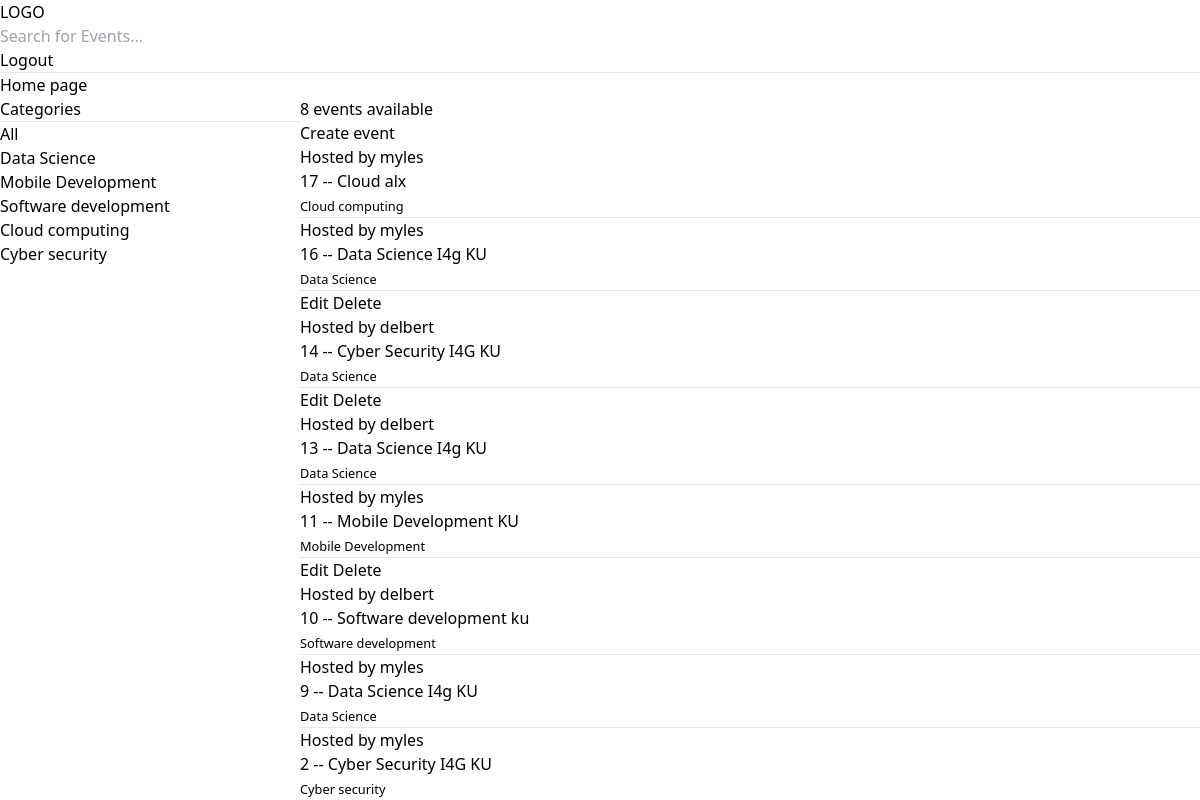
Screenshot of / (signed in) with the database file from the repository.
### base/models.py (models this page shows, shortened)
class Topic(models.Model):
    name = models.CharField(max_length=100)

class Event(models.Model):
    host = models.ForeignKey(User, on_delete=models.SET_NULL, null=True)
    topic = models.ForeignKey(Topic, on_delete=models.SET_NULL, null=True)
    name = models.CharField(max_length=50)
    description = models.TextField(null=True, blank=True)
    updated = models.DateTimeField(auto_now=True)
    created = models.DateTimeField(auto_now_add=True)
    class Meta:
        ordering = ['-updated', '-created']

### base/views.py (the view)
# urls.py: path('', views.home, name="home"),
def home(request):
    events = Event.objects.all()
    topics = Topic.objects.all()
    q = request.GET.get('q') if request.GET.get('q') != None else '' #variable to query
    events = Event.objects.filter(Q(topic__name__icontains=q) | Q(name__icontains=q) | Q(host__username__icontains=q)) #Filters the events according to the topic name
    event_count = events.count()
    context = {'events': events, 'topics':topics, 'event_count':event_count}
    return render(request, 'base/home.html',context)

### base/templates/base/home.html (shortened to what this page needs)
{% extends 'main.html'  %}
{% block content  %}
<h1>Home page</h1>
<div class="home-container">
    <div>
        Categories
        <hr>
        <div>
            <a href="{% url 'home'%}">All</a>
        </div>
        {% for topic in topics%}
            <div>
                <a href="{% url 'home'%}?q={{topic.name}}" class="text-red-600">{{topic.name}}</a>
            </div>
        {% endfor %}
    </div>
    <div>
        <h3> {{event_count}} events available</h3>
        <a href="{% url 'create-event' %}">Create event</a>
    {% for event in events %}
    <div>
        {% if user.is_authenticated %}
            {% if user == event.host %}
            <a href="{% url 'update-event' event.id%}">Edit</a>
            <a href="{% url 'delete-event' event.id %}">Delete</a>
            {% endif %}
        {% endif%}
        <h6>Hosted by {{event.host.username}}</h6>
        <h5> {{event.id}} -- <a href="{% url 'event' event.id %}"> {{event.name}}</a></h5>
        <small>{{event.topic.name}}</small>
        <hr>
    </div>
    {% endfor %}
    </div>
</div>
{%  endblock %}

### base/templates/base/home.html (style rules this page uses)
.home-container { display: grid; grid-template-columns: 1fr 3fr; }

### rows the page displays
Topic: name "Data Science"
Topic: name "Mobile Development"
Topic: name "Software development"
Topic: name "Cloud computing"
Topic: name "Cyber security"
Event: host.username "myles", id "17", name "Cloud alx", topic.name "Cloud computing"
Event: host.username "myles", id "16", name "Data Science I4g KU", topic.name "Data Science"
Event: shows "Edit", host.username "delbert", id "14", name "Cyber Security I4G KU", topic.name "Data Science"
Event: shows "Edit", host.username "delbert", id "13", name "Data Science I4g KU", topic.name "Data Science"
Event: host.username "myles", id "11", name "Mobile Development KU", topic.name "Mobile Development"
Event: shows "Edit", host.username "delbert", id "10", name "Software development ku", topic.name "Software development"
Event: host.username "myles", id "9", name "Data Science I4g KU", topic.name "Data Science"
Event: host.username "myles", id "2", name "Cyber Security I4G KU", topic.name "Cyber security"

### other values shown
{{ event_count }} "8"
